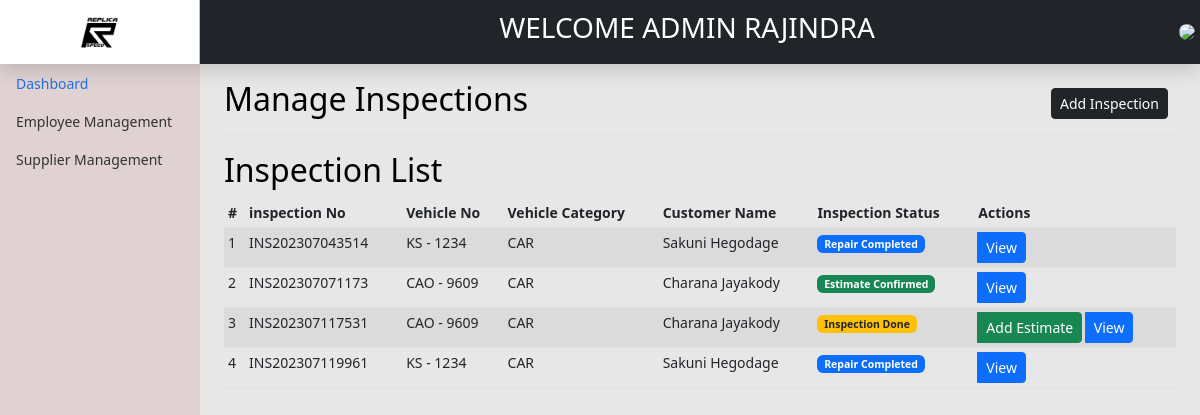
Screenshot of /backend/inspection/viewInspection.php (signed in) with the database file from the repository.
### tables this page shows
CREATE TABLE IF NOT EXISTS `inspections` (
  `InspectionId` int(11) NOT NULL AUTO_INCREMENT,
  `InspectionNo` varchar(255) NOT NULL,
  `VehicleNo` varchar(255) NOT NULL,
  `CustomerName` varchar(255) NOT NULL,
  `Millege` varchar(255) NOT NULL,
  `FuelType` varchar(255) DEFAULT NULL,
  `inspectionNotes` varchar(255) DEFAULT NULL,
  `Status` int(1) NOT NULL,
  `AddUser` int(11) NOT NULL,
  `AddDate` date NOT NULL,
  `UpdateUser` int(11) DEFAULT NULL,
  `UpdateDate` date DEFAULT NULL,
  PRIMARY KEY (`InspectionId`)
);

CREATE TABLE IF NOT EXISTS `customervehicles` (
  `vehicleId` int(11) NOT NULL AUTO_INCREMENT,
  `CustomerID` int(11) NOT NULL,
  `VehicleModel` varchar(255) NOT NULL,
  `VehicleImage` varchar(255) NOT NULL,
  `VehicleType` int(11) NOT NULL,
  `registerLetter` varchar(20) NOT NULL,
  `RegistrationNo` varchar(255) NOT NULL,
  PRIMARY KEY (`vehicleId`)
);

CREATE TABLE IF NOT EXISTS `vehicle_catergories` (
  `VCatergoryId` int(11) NOT NULL AUTO_INCREMENT,
  `CatergoryName` varchar(10) NOT NULL,
  `CatergoryStatus` int(1) NOT NULL,
  `AddUser` int(10) NOT NULL,
  `AddDate` date NOT NULL,
  `UpdateUser` int(10) DEFAULT NULL,
  `UpdateDate` date DEFAULT NULL,
  PRIMARY KEY (`VCatergoryId`)
);

CREATE TABLE IF NOT EXISTS `customer` (
  `CustomerID` int(11) NOT NULL AUTO_INCREMENT,
  `Email` varchar(30) NOT NULL,
  `Password` varchar(255) NOT NULL,
  `NIC` varchar(12) NOT NULL,
  `FirstName` varchar(255) NOT NULL,
  `LastName` varchar(255) NOT NULL,
  `HouseNo` varchar(10) NOT NULL,
  `Lane` varchar(50) NOT NULL,
  `Street` varchar(50) NOT NULL,
  `City` varchar(20) NOT NULL,
  `Gender` varchar(10) NOT NULL,
  `Status` int(1) NOT NULL,
  `AddUser` int(11) DEFAULT NULL,
  `AddDate` date DEFAULT NULL,
  `UpdateUser` int(11) DEFAULT NULL,
  `UpdateDate` date DEFAULT NULL,
  PRIMARY KEY (`CustomerID`)
);

### backend/inspection/viewInspection.php (the view, shortened to what this page needs)
<?php include'../header.php'; ?>
<main class="col-md-9 ms-sm-auto col-lg-10 px-md-4">
    <div
        class="d-flex justify-content-between flex-wrap flex-md-nowrap align-items-center pt-3 pb-2 mb-3 border-bottom">
        <h1 class="h2">Manage Inspections</h1>
        <div class="btn-toolbar mb-2 mb-md-0">
            <div class="btn-group me-2">
                <a href="addInspectionRegCustomer.php" class="btn btn-sm btn-dark">Add Inspection</a>
            </div>
        </div>
    </div>
    <h2>Inspection List</h2>
    <div class="table-responsive">
        <?php
        $db = dbconn();
        $sql = "SELECT * FROM inspections";
        $result = $db->query($sql);
        ?>
        <table class="table table-striped table-sm">
            <thead>
                <tr>
                    <th scope="col">#</th>
                    <th scope="col">inspection No</th>
                    <th scope="col">Vehicle No</th>
                    <th scope="col">Vehicle Category</th>
                    <th scope="col">Customer Name</th>
                    <th scope="col">Inspection Status</th>
                    <th>Actions</th>
                </tr>
            </thead>
            <tbody>
                <?php
                if ($result->num_rows > 0) {
                    $n = 1;
                    while ($row = $result->fetch_assoc()) {
                        ?>
                        <tr>
                            <td><?= $n ?></td>
                            <td><?= $row['InspectionNo'] ?></td>
                            <td><?php
                                $vehicleId = $row['VehicleNo'];
                                $db = dbconn();
                                $sqlVehicle = "SELECT VehicleModel,VehicleType,registerLetter,RegistrationNo FROM customervehicles WHERE vehicleId='$vehicleId'";
                                $resultVehicle = $db->query($sqlVehicle);
                                $rowVehicle = $resultVehicle->fetch_assoc();
                                ?>
                                <?= $rowVehicle['registerLetter'] . ' - ' . $rowVehicle['RegistrationNo'] ?>
                            </td>
                            <td>
                                <?php
                                $vehicleType = $rowVehicle['VehicleType'];
                                $sqlVCatergory = "SELECT CatergoryName FROM vehicle_catergories WHERE VCatergoryId='$vehicleType'";
                                $resultVCatergory = $db->query($sqlVCatergory);
                                $rowVCatergory = $resultVCatergory->fetch_assoc();
                                ?>
                                <?= $rowVCatergory['CatergoryName'] ?>
                            </td>
                            <td><?php
                                $CustomerId = $row['CustomerName'];
                                $db = dbconn();
                                $sqlCustomer = "SELECT FirstName,LastName FROM customer WHERE CustomerID='$CustomerId'";
                                $resultCustomer = $db->query($sqlCustomer);
                                $rowCustomer = $resultCustomer->fetch_assoc();
                                ?>
                                <?= $rowCustomer['FirstName'] . ' ' . $rowCustomer['LastName'] ?>
                            </td>
                            <td>
                                <?php
                                $InspectionStatus = $row['Status'];
                                $statusDescription = '';
                                switch ($InspectionStatus) {
                                    case 1:
                                        $statusDescription = "Inspection Done";
                                        $statusColor = "badge bg-warning text-dark";
                                        $showAddEstimateButton = true;
                                        $showViewButton = true;
                                        break;
                                    case 2:
                                        $statusDescription = "Estimate Confirmed";
                                        $statusColor = "badge bg-success";
                                        $showAddEstimateButton = false;
                                        $showViewButton = true;
                                        break;
                                    case 5:
                                        $statusDescription = "Repair Completed";
                                        $statusColor = "badge bg-primary";
                                        $showAddEstimateButton = false;
                                        $showViewButton = true;
                                        break;
                                }
                                ?>
                                <span class='<?= $statusColor; ?>'><?= $statusDescription; ?> </span>
                            </td>
                            <td>
                                <?php if ($showAddEstimateButton) { ?>
                                    <form method='post' action="estimate.php" class="btn-group" >
                                        <button class="btn btn-success btn-sm" type="submit" name="action" value="add">Add Estimate</button>
                                    </form>
                                <?php } ?>
                                <?php if ($showViewButton) { ?>
                                    <form method='post' action="InspectionReport.php" class="btn-group">
                                        <button class="btn btn-primary btn-sm" type="submit" name="action" value="view">View</button>
                                    </form>
                                <?php } ?>
                            </td>
                        </tr>
                        <?php
                        $n++;
                    }
                }
                ?>
            </tbody>
        </table>
    </div>
</main>
<?php include'../footer.php'; ?>

### backend/assets/css/dashboard.css (style rules this page uses)
body { font-size: .875rem; }

### rows the page displays
inspections: InspectionNo "INS202307043514", customervehicles.registerLetter "KS", customervehicles.RegistrationNo "1234", vehicle_catergories.CatergoryName "CAR", customer.FirstName "Sakuni", customer.LastName "Hegodage", Status "Repair Completed"
inspections: InspectionNo "INS202307071173", customervehicles.registerLetter "CAO", customervehicles.RegistrationNo "9609", vehicle_catergories.CatergoryName "CAR", customer.FirstName "Charana", customer.LastName "Jayakody", Status "Estimate Confirmed"
inspections: InspectionNo "INS202307117531", customervehicles.registerLetter "CAO", customervehicles.RegistrationNo "9609", vehicle_catergories.CatergoryName "CAR", customer.FirstName "Charana", customer.LastName "Jayakody", Status "Inspection Done"
inspections: InspectionNo "INS202307119961", customervehicles.registerLetter "KS", customervehicles.RegistrationNo "1234", vehicle_catergories.CatergoryName "CAR", customer.FirstName "Sakuni", customer.LastName "Hegodage", Status "Repair Completed"

### other values shown
$_SESSION["userrole"] "ADMIN"
$_SESSION["FirstName"] "RAJINDRA"
